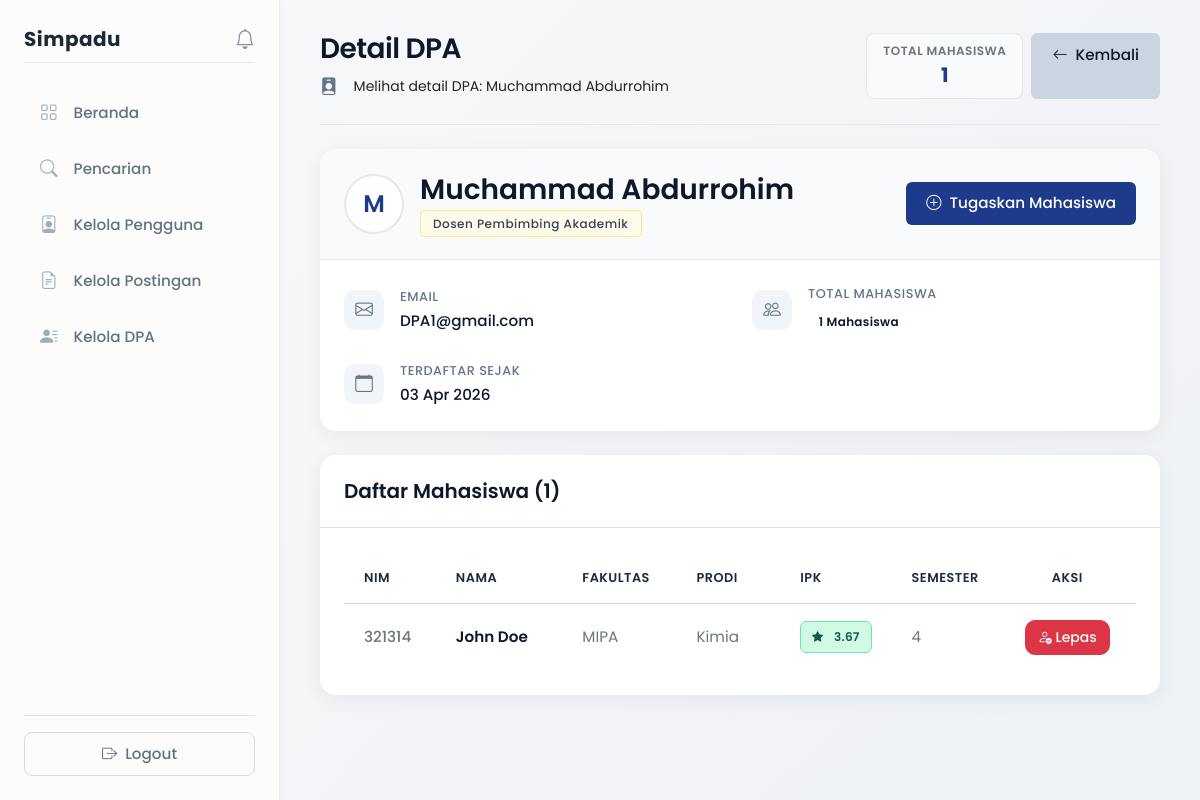
/views/admin/dpa_detail.php?id=2 (signed in), run on the app's committed database.
### tables this page shows
CREATE TABLE `dpa` (
  `id` int NOT NULL,
  `user_id` int NOT NULL,
  `nama` varchar(100) DEFAULT NULL,
  `nip` varchar(50) DEFAULT NULL,
  `fakultas` varchar(100) DEFAULT NULL,
  `prodi` varchar(100) DEFAULT NULL,
  `kontak` varchar(50) DEFAULT NULL
);

CREATE TABLE `users` (
  `id` int NOT NULL,
  `email` varchar(100) NOT NULL,
  `password` varchar(255) NOT NULL,
  `role` enum('mahasiswa','mitra','admin','dpa') NOT NULL,
  `created_at` timestamp NULL DEFAULT CURRENT_TIMESTAMP,
  `status` enum('active','pending','inactive') DEFAULT 'active'
);

CREATE TABLE `mahasiswa` (
  `id` int NOT NULL,
  `user_id` int NOT NULL,
  `nim` varchar(20) DEFAULT NULL,
  `nama` varchar(100) DEFAULT NULL,
  `fakultas` varchar(100) DEFAULT NULL,
  `prodi` varchar(100) DEFAULT NULL,
  `angkatan` year DEFAULT NULL,
  `semester` int DEFAULT NULL,
  `ipk` decimal(3,2) DEFAULT NULL,
  `dpa_id` int DEFAULT NULL
);

### views/admin/dpa_detail.php (the view, shortened to what this page needs)
<?php
include __DIR__ . '/../../config/database.php';
$dpa_id = (int)$_GET['id'];
$dpa_query = "SELECT d.*, u.email, u.created_at as user_created_at
              FROM dpa d
              JOIN users u ON d.user_id = u.id
              WHERE d.id = ?";
$dpa_stmt = mysqli_prepare($conn, $dpa_query);
mysqli_stmt_bind_param($dpa_stmt, 'i', $dpa_id);
mysqli_stmt_execute($dpa_stmt);
$dpa_result = mysqli_stmt_get_result($dpa_stmt);
$dpa = mysqli_fetch_assoc($dpa_result);
$mahasiswa_query = "SELECT m.*, u.email as mahasiswa_email
                    FROM mahasiswa m
                    JOIN users u ON m.user_id = u.id
                    WHERE m.dpa_id = ?
                    ORDER BY m.nama ASC";
$mahasiswa_stmt = mysqli_prepare($conn, $mahasiswa_query);
mysqli_stmt_bind_param($mahasiswa_stmt, 'i', $dpa_id);
mysqli_stmt_execute($mahasiswa_stmt);
$mahasiswa_result = mysqli_stmt_get_result($mahasiswa_stmt);
$mahasiswa_list = [];
while ($row = mysqli_fetch_assoc($mahasiswa_result)) {
    $mahasiswa_list[] = $row;
}
$total_mahasiswa = count($mahasiswa_list);
?>
<!DOCTYPE html>
<html>
<head>
    <link href="https://cdn.jsdelivr.net/npm/bootstrap@5.3.0/dist/css/bootstrap.min.css" rel="stylesheet">
    <link rel="stylesheet" href="https://cdn.jsdelivr.net/npm/bootstrap-icons@1.11.0/font/bootstrap-icons.css">
    <link rel="stylesheet" href="../../assets/css/design-system.css">
    <link rel="stylesheet" href="../../assets/css/global.css">
    <link rel="stylesheet" href="../../assets/css/layout.css">
    <link rel="stylesheet" href="../../assets/css/components.css">
    <link rel="stylesheet" href="../../assets/css/dashboard.css">
    <link rel="stylesheet" href="../../assets/css/admin.css">
</head>
<body>
<div class="d-flex">
    <?php include __DIR__ . '/../layouts/sidebar.php'; ?>
    <div class="content">
        <div class="page-header d-flex flex-column flex-md-row justify-content-between align-items-md-center gap-3 mb-4">
            <div>
                <h1 class="page-title">Detail DPA</h1>
                <div class="page-subtitle mt-2 d-flex align-items-center">
                    <i class="bi bi-person-badge-fill me-2" style="color: var(--icon-muted); font-size: 1.1rem;"></i>
                    <span class="text-body">Melihat detail DPA: <?php echo htmlspecialchars($dpa['nama']); ?></span>
                </div>
            </div>
            <div class="d-flex gap-2">
                <div class="text-center px-3 py-2" style="background: var(--info-light); border-radius: var(--radius-lg); border: 1px solid var(--border-base);">
                    <div class="text-muted" style="font-size: 0.75rem; font-weight: 600; text-transform: uppercase; letter-spacing: 0.5px;">Total Mahasiswa</div>
                    <div class="fw-bold" style="color: var(--info); font-size: 1.25rem;"><?php echo $total_mahasiswa; ?></div>
                </div>
                <a href="assign.php" class="btn btn-soft-outline">
                    <i class="bi bi-arrow-left me-1"></i> Kembali
                </a>
            </div>
        </div>
        <div class="admin-profile-card mb-4">
            <div class="dpa-profile-header p-4">
                <div class="d-flex align-items-center">
                    <div class="dpa-avatar me-3">
                        <?php echo strtoupper(substr($dpa['nama'] ?? 'D', 0, 1)); ?>
                    </div>
                    <div>
                        <h3 class="mb-1" style="color: #0F172A; font-weight: 600;">
                            <?php echo htmlspecialchars($dpa['nama'] ?? 'N/A'); ?>
                        </h3>
                        <span class="dpa-badge">Dosen Pembimbing Akademik</span>
                    </div>
                    <div class="ms-auto">
                        <a href="assign_mahasiswa.php?dpa_id=<?php echo $dpa['id']; ?>"
                           class="btn btn-navy">
                            <i class="bi bi-plus-circle me-1"></i> Tugaskan Mahasiswa
                        </a>
                    </div>
                </div>
            </div>
            <div class="p-4">
                <div class="dpa-info-grid">
                    <div class="info-item">
                        <div class="info-icon">
                            <i class="bi bi-envelope"></i>
                        </div>
                        <div class="info-content">
                            <div class="info-label">Email</div>
                            <div class="info-value"><?php echo htmlspecialchars($dpa['email']); ?></div>
                        </div>
                    </div>
                    <div class="info-item">
                        <div class="info-icon">
                            <i class="bi bi-people"></i>
                        </div>
                        <div class="info-content">
                            <div class="info-label">Total Mahasiswa</div>
                            <div class="info-value">
                                <span class="badge-status status-info">
                                    <?php echo $total_mahasiswa; ?> Mahasiswa
                                </span>
                            </div>
                        </div>
                    </div>
                    <div class="info-item">
                        <div class="info-icon">
                            <i class="bi bi-calendar"></i>
                        </div>
                        <div class="info-content">
                            <div class="info-label">Terdaftar Sejak</div>
                            <div class="info-value"><?php echo date('d M Y', strtotime($dpa['user_created_at'])); ?></div>
                        </div>
                    </div>
                </div>
            </div>
        </div>
        <div class="admin-profile-card">
            <div class="p-4 border-bottom">
                <h5 class="mb-0" style="color: #0F172A; font-weight: 600;">Daftar Mahasiswa (<?php echo $total_mahasiswa; ?>)</h5>
            </div>
            <div class="p-4">
                <?php if (empty($mahasiswa_list)): ?>
                    <div class="admin-empty-state text-center p-5">
                        <i class="bi bi-people empty-icon mb-3"></i>
                        <h5 class="mb-2">Belum Ada Mahasiswa</h5>
                        <p class="text-muted mb-0">Belum ada mahasiswa yang ditugaskan ke DPA ini.</p>
                    </div>
                <?php else: ?>
                    <div class="table-responsive">
                        <table class="table admin-table align-middle mb-0">
                            <thead>
                                <tr>
                                    <th width="12%">NIM</th>
                                    <th width="20%">Nama</th>
                                    <th width="15%">Fakultas</th>
                                    <th width="15%">Prodi</th>
                                    <th width="8%">IPK</th>
                                    <th width="10%">Semester</th>
                                    <th width="20%" class="text-center">Aksi</th>
                                </tr>
                            </thead>
                            <tbody>
                                <?php foreach ($mahasiswa_list as $mahasiswa): ?>
                                    <tr>
                                        <td class="nim text-muted fw-medium">
                                            <?php echo htmlspecialchars($mahasiswa['nim'] ?? 'N/A'); ?>
                                        </td>
                                        <td class="nama fw-semibold" style="color: #0F172A;">
                                            <?php echo htmlspecialchars($mahasiswa['nama']); ?>
                                        </td>
                                        <td class="text-muted">
                                            <?php echo htmlspecialchars($mahasiswa['fakultas'] ?? 'N/A'); ?>
                                        </td>
                                        <td class="text-muted">
                                            <?php echo htmlspecialchars($mahasiswa['prodi'] ?? 'N/A'); ?>
                                        </td>
                                        <td>
                                            <span class="badge-status status-open">
                                                <i class="bi bi-star-fill me-1" style="font-size: 0.7rem;"></i>
                                                <?php echo htmlspecialchars($mahasiswa['ipk'] ?? 'N/A'); ?>
                                            </span>
                                        </td>
                                        <td class="text-muted">
                                            <?php echo $mahasiswa['semester'] ?? 'N/A'; ?>
                                        </td>
                                        <td class="text-center">
                                            <button type="button"
                                                    class="btn btn-danger btn-sm"
                                                    onclick="unassignMahasiswa(<?php echo $mahasiswa['id']; ?>, '<?php echo htmlspecialchars(addslashes($mahasiswa['nama'])); ?>', '<?php echo htmlspecialchars(addslashes($dpa['nama'])); ?>')">
                                                <i class="bi bi-person-dash"></i> Lepas
                                            </button>
                                        </td>
                                    </tr>
                                <?php endforeach; ?>
                            </tbody>
                        </table>
                    </div>
                <?php endif; ?>
            </div>
        </div>
    </div>
</div>
</body>
</html>

### assets/css/design-system.css (style rules this page uses)
:root { --color-white: #FFFFFF; --text-primary: #0F172A; --text-secondary: #334155; --text-muted: #475569; --icon-muted: #64748B; --border-normal: #CBD5E1; --border-light: #E5E7EB; --bg-light: #F1F5F9; --bg-hover-light: #F8FAFC; --primary-base: #1E3A8A; --primary-hover: #1E40AF; --success-text: #065F46; --success-bg: #D1FAE5; --success-border: #6EE7B7; --danger-text: #991B1B; --danger-base: #DC2626; --danger-hover: #B91C1C; --danger-bg: #FEE2E2; --danger-bg-hover: #FEF2F2; --danger-border: #FCA5A5; --danger-border-hover: #F87171; --warning-base: #D97706; --warning-hover: #B45309; --warning-bg-hover: #FFFBEB; --warning-border: #FDE68A; --warning-border-hover: #FCD34D; --bg-canvas: var(--bg-light); --bg-surface: var(--color-white); --bg-subtle: var(--bg-hover-light); --border-base: var(--border-light); --text-headline: var(--text-primary); --text-body: var(--text-secondary); --text-subtle: var(--text-muted); --primary: var(--primary-base); --primary-hover-color: var(--primary-hover); --secondary: var(--border-normal); --secondary-hover: var(--border-light); --secondary-text: var(--text-secondary); --success: var(--success-text); --success-hover: var(--success-text); --success-light: var(--success-bg); --warning: var(--warning-base); --warning-hover: var(--warning-hover); --warning-light: var(--warning-bg-hover); --danger: var(--danger-base); --danger-hover-color: var(--danger-hover); --danger-light: var(--danger-bg); --info: var(--primary-base); --info-hover: var(--primary-hover); --info-light: var(--bg-hover-light); --border-active: var(--primary-base); --border-width-base: 1px; --border-width-active: 1.5px; --radius-base: 6px; --radius-sm: 4px; --radius-lg: 8px; --shadow-subtle: 0 1px 3px rgba(15, 23, 42, 0.02), 0 8px 24px rgba(15, 23, 42, 0.04); --shadow-hover: 0 4px 6px rgba(15, 23, 42, 0.03), 0 12px 32px rgba(15, 23, 42, 0.06); --shadow-card: 0 2px 8px rgba(15, 23, 42, 0.06); --font-primary: 'Poppins', sans-serif; --letter-spacing-tight: -0.02em; --letter-spacing-normal: 0; --letter-spacing-wide: 0.02em; --transition-fast: 0.15s ease; --transition-base: 0.2s ease; --transition-slow: 0.3s ease; --icon-xs: 14px; --icon-sm: 16px; --icon-md: 20px; --icon-lg: 24px; --icon-stroke: 1.5px; }

### assets/css/global.css (style rules this page uses)
body { font-family: 'Poppins', sans-serif; background: linear-gradient(135deg, #f8f9fa, #eef1f5); margin: 0; padding: 0; }
.btn { border-radius: 10px; padding: 10px 20px; font-weight: 500; font-size: 0.95rem; }
.btn-sm { padding: 6px 12px; font-size: 0.875rem; }
.mb-0 { margin-bottom: 0 !important; }
.mb-1 { margin-bottom: 0.25rem !important; }
.mb-4 { margin-bottom: 1.5rem !important; }
.mt-2 { margin-top: 0.5rem !important; }
.text-muted { color: #6c757d !important; }
.fw-medium { font-weight: 500 !important; }
.fw-semibold { font-weight: 600 !important; }
.fw-bold { font-weight: 700 !important; }
.page-header { margin-bottom: 2rem; padding-bottom: 1rem; border-bottom: 1px solid #eaebef; }
.page-title { font-size: 1.5rem; font-weight: 600; color: #1c2a38; margin-bottom: 0.5rem; }
.page-subtitle { color: #637381; font-size: 0.875rem; font-weight: 400; }

### assets/css/layout.css (style rules this page uses)
.content { margin-left: 280px; padding: 2rem; flex: 1; min-height: 100vh; }

### assets/css/components.css (style rules this page uses)
.badge-status { padding: 0.5em 0.9em; font-weight: 600; font-size: 0.75rem; border-radius: 6px; letter-spacing: 0.3px; display: inline-flex; align-items: center; gap: 0.4rem; }
.status-open { background-color: #D1FAE5; color: #065F46; border: 1px solid #6EE7B7; }
.badge-status i { font-size: 0.65rem; }
.btn-navy { background-color: #1E3A8A; color: #FFFFFF; border: none; font-weight: 500; border-radius: 6px; transition: all 0.2s ease; }
.btn-soft-outline { background-color: #CBD5E1; color: #0F172A; border: 1px solid #CBD5E1; font-weight: 500; border-radius: 6px; transition: all 0.2s ease; }

### assets/css/dashboard.css (style rules this page uses)
body { background-color: var(--bg-canvas); font-family: var(--font-primary); color: var(--text-body); -webkit-font-smoothing: antialiased; margin: 0; padding: 0; }
.content { padding: 32px 40px; width: 100%; min-height: 100vh; box-sizing: border-box; }
.page-header { margin-bottom: 32px; padding-bottom: 24px; border-bottom: var(--border-width-base) solid var(--border-base); }
.page-title { color: var(--text-headline); font-weight: 600; letter-spacing: var(--letter-spacing-tight); font-size: 28px; margin-bottom: 8px; margin-top: 0; }
.page-subtitle { color: var(--text-subtle); font-size: 14px; font-weight: 400; margin: 0; display: flex; align-items: center; gap: 8px; }

### data on the page
dpa: nama "Muchammad Abdurrohim", nama "M", user.email "DPA1@gmail.com", user.created_at "03 Apr 2026"
mahasiswa: nim "321314", nama "John Doe", fakultas "MIPA", prodi "Kimia", ipk "3.67", semester "4"

### other printed values
$total_mahasiswa "1"
